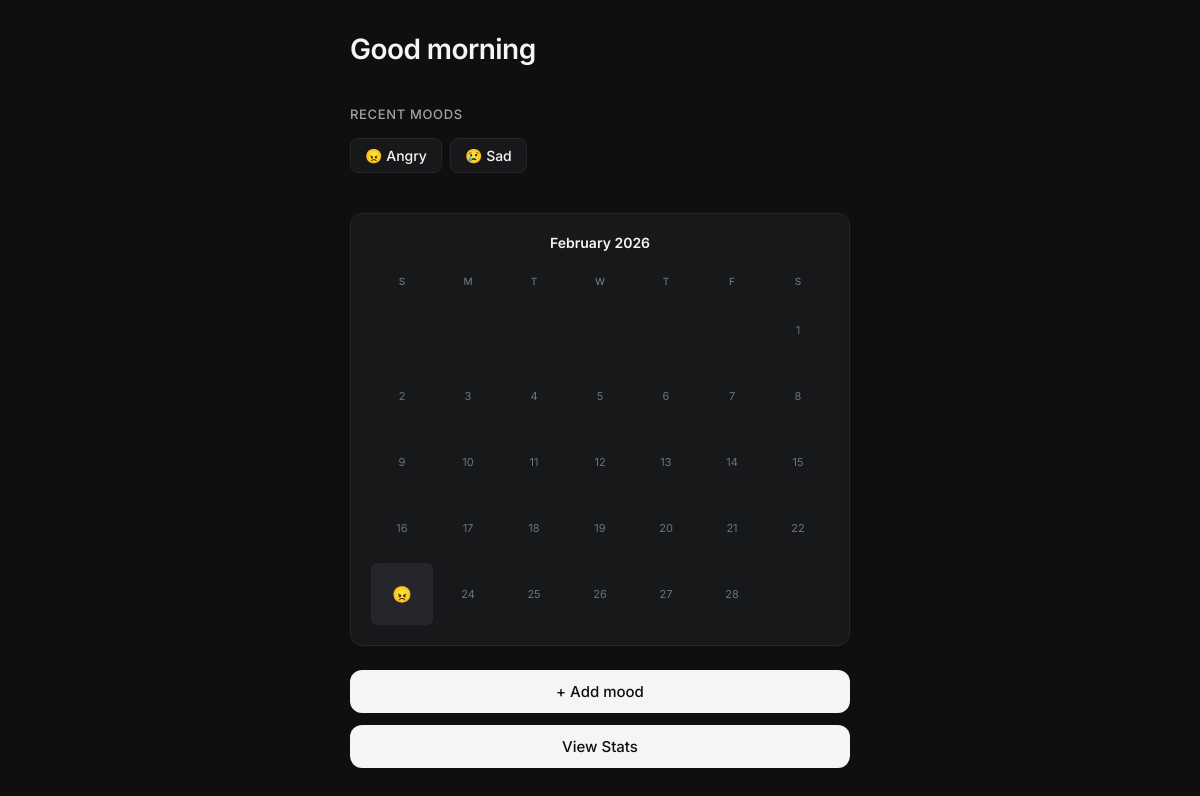
The app's page /, older data.
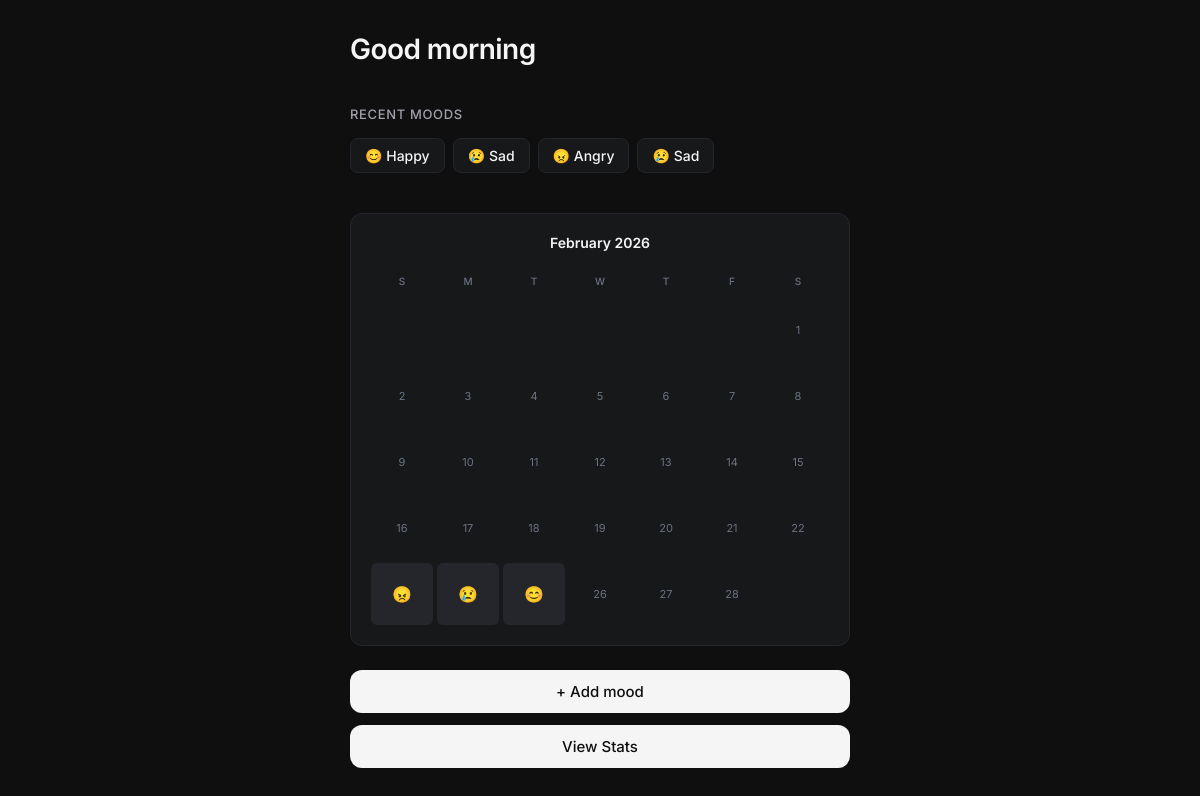
The same page, newer data.
### tables this page shows
CREATE TABLE moods (
        id INTEGER PRIMARY KEY AUTOINCREMENT,
        mood TEXT,
        date TEXT
        );

### app.py (the view)
@app.route("/")
def home():
    init_db()
    with get_db() as db:
        moods = db.execute("SELECT mood FROM moods ORDER BY id DESC LIMIT 5").fetchall()
        hour = datetime.now().hour
        if hour < 12:
            greeting = "Good morning"
        elif hour < 18:
            greeting = "Good afternoon"
        else:
            greeting = "Good evening"
        now = datetime.now()
        year = now.year
        month = now.month
        month_moods = db.execute(
            "SELECT date, mood FROM moods WHERE strftime('%Y', date) = ? AND strftime('%m', date) = ?",
            (str(year), f"{month:02d}")
        ).fetchall()
        mood_dict = {mood[0]: mood[1] for mood in month_moods}
        first_day_weekday, num_days = monthrange(year, month)
        month_names = ['January', 'February', 'March', 'April', 'May', 'June',
                       'July', 'August', 'September', 'October', 'November', 'December']
        return render_template("home.html",
                             moods=moods,
                             greeting=greeting,
                             mood_dict=mood_dict,
                             year=year,
                             month=month,
                             month_name=month_names[month-1],
                             first_day_weekday=first_day_weekday,
                             num_days=num_days)

### app.py (called while the page is built)
def get_db():
    return sqlite3.connect(DB_PATH)

def init_db():
    with get_db() as db:
        db.execute("""
            CREATE TABLE IF NOT EXISTS moods (
            id INTEGER PRIMARY KEY AUTOINCREMENT,
            mood TEXT,
            date TEXT
            )
        """)

### templates/home.html (shortened to what this page needs)
<!DOCTYPE html>
<html lang="en">
<head>
    <link rel="stylesheet" href="/static/styles.css">
</head>
<body>
    <div class="home-container">
        <h1>{{ greeting }}</h1>
        <div class="recent-moods">
            <h2>Recent moods</h2>
            <div class="mood-list">
                {% for mood in moods %}
                <div class="mood-pill">
                    {% if mood[0] == 'Happy' %}😊
                    {% elif mood[0] == 'Sad' %}😢
                    {% elif mood[0] == 'Angry' %}😠
                    {% elif mood[0] == 'Tired' %}😴
                    {% endif %}
                    {{ mood[0] }}
                </div>
                {% endfor %}
            </div>
        </div>
        <div class="mini-calendar">
            <div class="calendar-title">{{ month_name }} {{ year }}</div>
            <div class="mini-calendar-grid">
                <div class="cal-day-header">S</div>
                <div class="cal-day-header">M</div>
                <div class="cal-day-header">T</div>
                <div class="cal-day-header">W</div>
                <div class="cal-day-header">T</div>
                <div class="cal-day-header">F</div>
                <div class="cal-day-header">S</div>
                {% for day in range(1, num_days + 1) %}
                {% set date_str = "%04d-%02d-%02d"|format(year, month, day) %}
                {% set mood = mood_dict.get(date_str) %}
                <div class="cal-cell {% if mood %}has-mood{% endif %}">
                    {% if mood %}
                        {% if mood == 'Happy' %}😊
                        {% elif mood == 'Sad' %}😢
                        {% elif mood == 'Angry' %}😠
                        {% elif mood == 'Tired' %}😴
                        {% endif %}
                    {% else %}
                    <div class="cal-day">{{ day }}</div>
                    {% endif %}
                </div>
                {% endfor %}
            </div>
        </div>
        <a class="btn" href="/add">+ Add mood</a>
        <a class="btn" href="/stats">View Stats</a>
    </div>
</body>
</html>

Row changes from the older to the newer data that the page shows:
added moods: mood "Happy"
added moods: mood "Sad"
Text that changed along with them:
list line gone: "24"
list line gone: "25"
